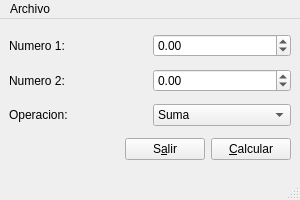
<?xml version="1.0" encoding="UTF-8"?>
<ui version="4.0">
 <class>MainWindow</class>
 <widget class="QMainWindow" name="MainWindow">
  <property name="geometry">
   <rect>
    <x>0</x>
    <y>0</y>
    <width>300</width>
    <height>200</height>
   </rect>
  </property>
  <property name="windowTitle">
   <string>Calculadora</string>
  </property>
  <widget class="QWidget" name="centralwidget">
   <layout class="QVBoxLayout" name="verticalLayout">
    <item>
     <layout class="QHBoxLayout" name="horizontalLayout">
      <item>
       <widget class="QLabel" name="labelNumero1">
        <property name="text">
         <string>Numero 1:</string>
        </property>
       </widget>
      </item>
      <item>
       <widget class="QDoubleSpinBox" name="doubleSpinBoxNumero1">
        <property name="minimum">
         <double>-99999999999999997168788049560464200849936328366177157906432.000000000000000</double>
        </property>
        <property name="maximum">
         <double>10000000000000000303786028427003666890752.000000000000000</double>
        </property>
       </widget>
      </item>
     </layout>
    </item>
    <item>
     <layout class="QHBoxLayout" name="horizontalLayout_2">
      <item>
       <widget class="QLabel" name="labelNumero2">
        <property name="text">
         <string>Numero 2:</string>
        </property>
       </widget>
      </item>
      <item>
       <widget class="QDoubleSpinBox" name="doubleSpinBoxNumero2">
        <property name="minimum">
         <double>-10000000000000000139372116959414099130712064.000000000000000</double>
        </property>
        <property name="maximum">
         <double>999999999999999939709166371603178586112.000000000000000</double>
        </property>
       </widget>
      </item>
     </layout>
    </item>
    <item>
     <layout class="QHBoxLayout" name="horizontalLayout_3">
      <item>
       <widget class="QLabel" name="labelOperacion">
        <property name="text">
         <string>Operacion:</string>
        </property>
       </widget>
      </item>
      <item>
       <widget class="QComboBox" name="comboBoxOperacion">
        <item>
         <property name="text">
          <string>Suma</string>
         </property>
        </item>
        <item>
         <property name="text">
          <string>Restar</string>
         </property>
        </item>
        <item>
         <property name="text">
          <string>Multiplicación</string>
         </property>
        </item>
        <item>
         <property name="text">
          <string>División</string>
         </property>
        </item>
       </widget>
      </item>
     </layout>
    </item>
    <item>
     <layout class="QHBoxLayout" name="horizontalLayout_4">
      <item>
       <spacer name="horizontalSpacer">
        <property name="orientation">
         <enum>Qt::Horizontal</enum>
        </property>
        <property name="sizeHint" stdset="0">
         <size>
          <width>40</width>
          <height>20</height>
         </size>
        </property>
       </spacer>
      </item>
      <item>
       <widget class="QPushButton" name="pushButton">
        <property name="text">
         <string>S&amp;alir</string>
        </property>
       </widget>
      </item>
      <item>
       <widget class="QPushButton" name="calcularButton">
        <property name="text">
         <string>&amp;Calcular</string>
        </property>
       </widget>
      </item>
     </layout>
    </item>
   </layout>
  </widget>
  <widget class="QMenuBar" name="menubar">
   <property name="geometry">
    <rect>
     <x>0</x>
     <y>0</y>
     <width>300</width>
     <height>22</height>
    </rect>
   </property>
   <widget class="QMenu" name="menuArchivo">
    <property name="title">
     <string>Archivo</string>
    </property>
    <addaction name="actionSalir"/>
   </widget>
   <addaction name="menuArchivo"/>
  </widget>
  <widget class="QStatusBar" name="statusbar"/>
  <action name="actionSalir">
   <property name="text">
    <string>S&amp;alir</string>
   </property>
  </action>
 </widget>
 <resources/>
 <connections/>
</ui>
